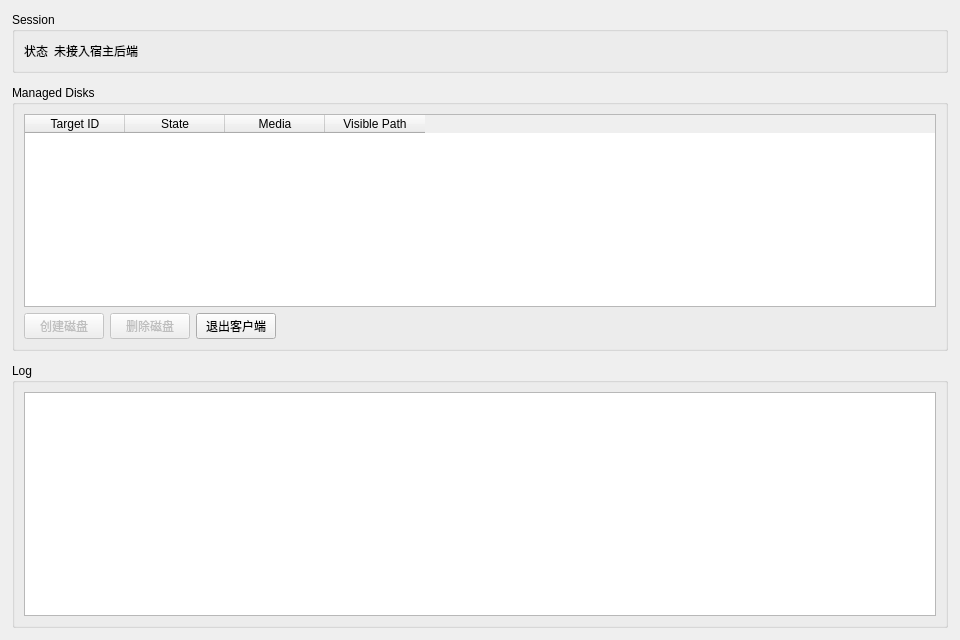
<?xml version="1.0" encoding="UTF-8"?>
<ui version="4.0">
 <class>Widget</class>
 <widget class="QWidget" name="Widget">
  <property name="geometry">
   <rect>
    <x>0</x>
    <y>0</y>
    <width>960</width>
    <height>640</height>
   </rect>
  </property>
  <property name="windowTitle">
   <string>Client</string>
  </property>
  <property name="accessibleName">
   <string>yumedisk.client.main_window</string>
  </property>
  <layout class="QVBoxLayout" name="verticalLayout">
   <property name="leftMargin">
    <number>12</number>
   </property>
   <property name="topMargin">
    <number>12</number>
   </property>
   <property name="rightMargin">
    <number>12</number>
   </property>
   <property name="bottomMargin">
    <number>12</number>
   </property>
   <property name="spacing">
    <number>12</number>
   </property>
   <item>
    <widget class="QGroupBox" name="sessionGroupBox">
     <property name="title">
      <string>Session</string>
     </property>
     <layout class="QHBoxLayout" name="horizontalLayout">
      <item>
       <widget class="QLabel" name="sessionStateTitleLabel">
        <property name="text">
         <string>状态</string>
        </property>
       </widget>
      </item>
      <item>
       <widget class="QLabel" name="sessionStateValueLabel">
        <property name="accessibleName">
         <string>yumedisk.session.state_value</string>
        </property>
        <property name="text">
         <string>未接入宿主后端</string>
        </property>
       </widget>
      </item>
      <item>
       <spacer name="horizontalSpacer">
        <property name="orientation">
         <enum>Qt::Horizontal</enum>
        </property>
        <property name="sizeHint" stdset="0">
         <size>
          <width>40</width>
          <height>20</height>
         </size>
        </property>
       </spacer>
      </item>
     </layout>
    </widget>
   </item>
   <item>
    <widget class="QGroupBox" name="diskGroupBox">
     <property name="title">
      <string>Managed Disks</string>
     </property>
     <layout class="QVBoxLayout" name="verticalLayout_2">
      <item>
       <widget class="QTableWidget" name="diskTableWidget">
        <property name="accessibleName">
         <string>yumedisk.disk.table</string>
        </property>
        <property name="editTriggers">
         <set>QAbstractItemView::NoEditTriggers</set>
        </property>
        <property name="selectionMode">
         <enum>QAbstractItemView::SingleSelection</enum>
        </property>
        <property name="selectionBehavior">
         <enum>QAbstractItemView::SelectRows</enum>
        </property>
        <column>
         <property name="text">
          <string>Target ID</string>
         </property>
        </column>
        <column>
         <property name="text">
          <string>State</string>
         </property>
        </column>
        <column>
         <property name="text">
          <string>Media</string>
         </property>
        </column>
        <column>
         <property name="text">
          <string>Visible Path</string>
         </property>
        </column>
       </widget>
      </item>
      <item>
       <layout class="QHBoxLayout" name="horizontalLayout_2">
        <item>
         <widget class="QPushButton" name="createDiskButton">
          <property name="enabled">
           <bool>false</bool>
          </property>
          <property name="accessibleName">
           <string>yumedisk.disk.create_button</string>
          </property>
          <property name="text">
           <string>创建磁盘</string>
          </property>
         </widget>
        </item>
        <item>
         <widget class="QPushButton" name="removeDiskButton">
          <property name="enabled">
           <bool>false</bool>
          </property>
          <property name="accessibleName">
           <string>yumedisk.disk.remove_button</string>
          </property>
          <property name="text">
           <string>删除磁盘</string>
          </property>
         </widget>
        </item>
        <item>
         <widget class="QPushButton" name="quitButton">
          <property name="accessibleName">
           <string>yumedisk.client.quit_button</string>
          </property>
          <property name="text">
           <string>退出客户端</string>
          </property>
         </widget>
        </item>
        <item>
         <spacer name="horizontalSpacer_2">
          <property name="orientation">
           <enum>Qt::Horizontal</enum>
          </property>
          <property name="sizeHint" stdset="0">
           <size>
            <width>40</width>
            <height>20</height>
           </size>
          </property>
         </spacer>
        </item>
       </layout>
      </item>
     </layout>
    </widget>
   </item>
   <item>
    <widget class="QGroupBox" name="logGroupBox">
     <property name="title">
      <string>Log</string>
     </property>
     <layout class="QVBoxLayout" name="verticalLayout_3">
      <item>
       <widget class="QPlainTextEdit" name="logPlainTextEdit">
        <property name="accessibleName">
         <string>yumedisk.log.text</string>
        </property>
        <property name="readOnly">
         <bool>true</bool>
        </property>
        <property name="lineWrapMode">
         <enum>QPlainTextEdit::NoWrap</enum>
        </property>
       </widget>
      </item>
     </layout>
    </widget>
   </item>
  </layout>
 </widget>
 <resources/>
 <connections/>
</ui>
